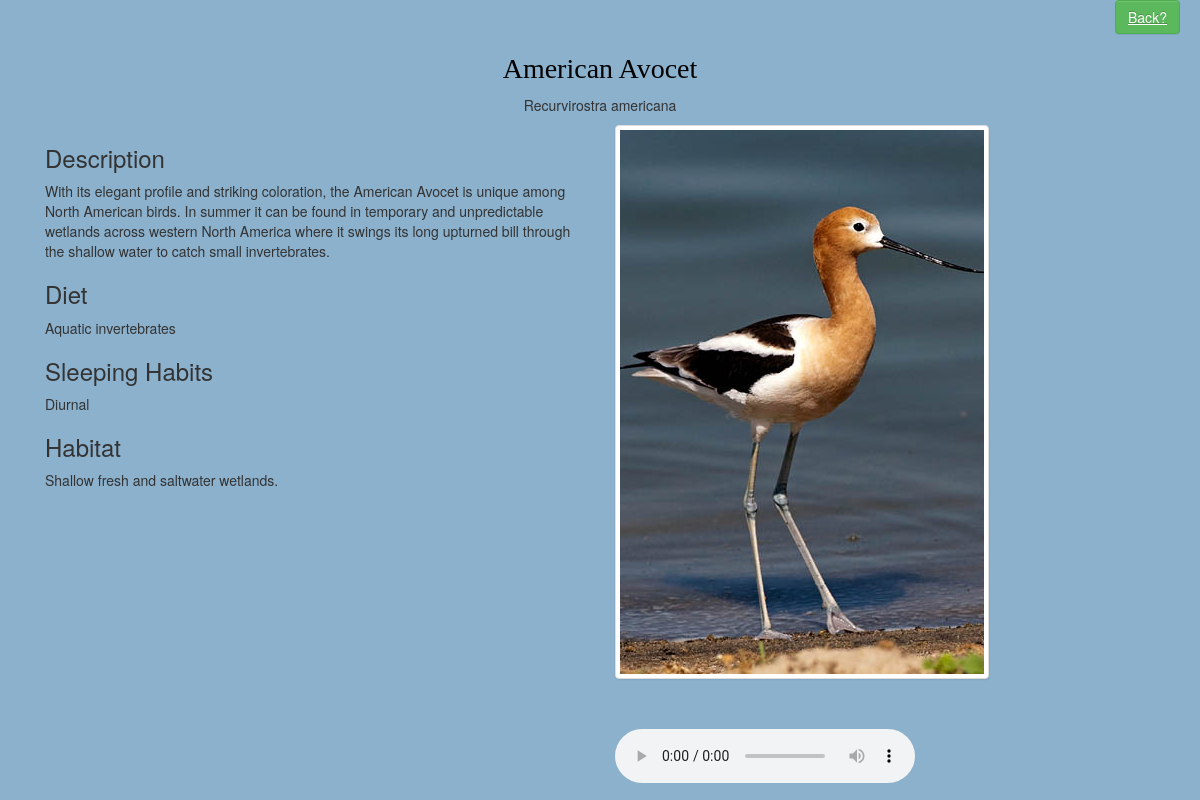
The app's page /birds/American-Avocet/ with its own data.
### apps/birds/models.py (models this page shows, shortened)
@python_2_unicode_compatible
class Bird(models.Model):
    name = models.CharField(max_length=100, unique=True)
    slug = models.CharField(max_length=100, unique=True)
    species = models.CharField(max_length=100, unique=True)
    description = models.TextField()
    image = models.ImageField(blank=True, null=True) #requires pillow (pip install pillow)
    sound = models.FileField(blank=True, null=True)
    diet = models.TextField(blank=True, null=True)
    sleep = models.CharField(max_length=35, blank=True, null=True)
    habitat = models.TextField(blank=True, null=True)
    class Meta:
        ordering = ('name', )

### apps/birds/views.py (the view)
# urls.py: url(r'^(?P<slug>[\w-]+)/$', BirdEntry.as_view(), name='BirdEntry'),
class BirdEntry(DetailView):
    model = Bird
    template_name = 'birds/bird.html'
    def get(self, request, *args, **kwargs):
        self.object = self.get_object()
        context = self.get_context_data(object=self.object)
        return self.render_to_response(context)

### apps/birds/templates/birds/bird.html (shortened to what this page needs)
{% extends 'base.html' %}
{% block content %}
            <div class="container">
              <div class="row">
                <div class="row">
                  <div class="col-xs-1">
                  <a class="btn btn-success" href="{% url 'BirdList' %}">Back?</a>
                </div>
                </div>
                <h2 align="center">{{ object.name }}</h2>
                <p align="center">{{object.species}}</p>
              </div>
                <div class="row">
                  <div class="col-xs-12">
                    <div class="col-xs-6">
                        <h3>Description</h3>
                        <p>{{ object.description }}</p>
                        <h3>Diet</h3>
                        <p>{{object.diet}}</p>
                        <h3>Sleeping Habits</h3>
                        <p>{{object.sleep}}</p>
                        <h3>Habitat</h3>
                        <p>{{object.habitat}}</p>
                    </div>
                    <div class="col-xs-6">
                        {% if object.image %}
                          <img src="{{ object.image.url}}" alt="birdpicture" class="img-responsive img-thumbnail">
                        {% else %}
                          <h3>No image</h3>
                        {% endif %}
                        {% if object.sound %}
                          <audio controls style="margin-top:50px;"><source src="{{object.sound.url}}" type="audio/mpeg"></audio>
                        {% else %}
                          <h3>No sound</h3>
                        {% endif %}
                    </div>
                  </div>
                </div>
              </div>
{% endblock %}

### StanislausBirds/static/css/styles.css (style rules this page uses)
body { background-color: #8CB1CD; }
h2 { color:Black; font-family:fantasy; font-size: 200%; }
a { color: darkgreen; text-decoration: underline; }

### records on screen
Bird: name "American Avocet", species "Recurvirostra americana", description "With its elegant profile and striking coloration, the American Avocet is unique among North American birds. In summer it can be found in temporary and unpredictable wetlands across western North America where it swings its long upturned bill through the shallow water to catch small invertebrates.", diet "Aquatic invertebrates", sleep "Diurnal", habitat "Shallow fresh and saltwater wetlands.", image (picture)
